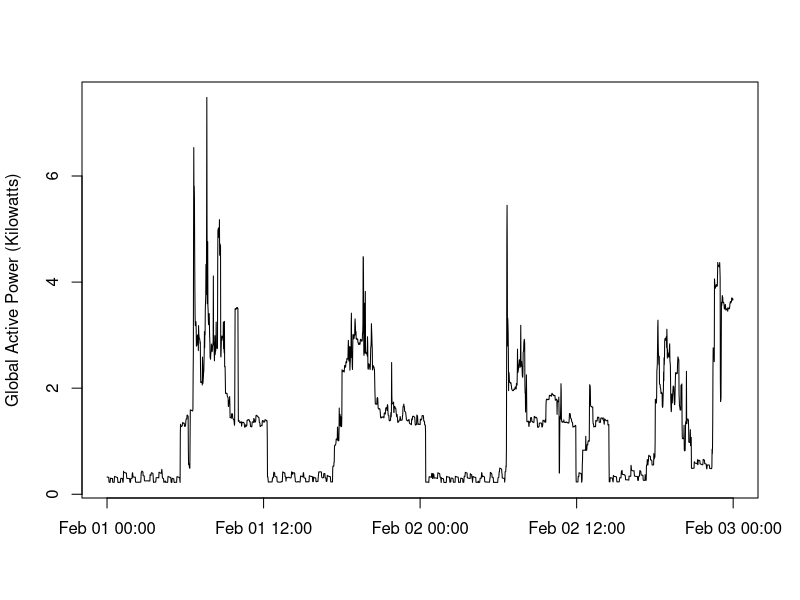

The R source for this figure:
library(readr)    # load the file
household_power_consumption2 <- read_csv("household_power_consumption2.csv")
data<- household_power_consumption2 # save it in my "data"

Sys.Date() # search what kind of date we're using
Sys.time()

date<-as.character(data$Date) # we select the first column because it contains the variable date
date1<- as.Date(date,format="%d/%m/%Y")
date2<- paste(date1,data$Time)
date3<- as.POSIXct(date2) 

Sys.Date() # search what kind of date we're using
Sys.time()

date<-as.character(data$Date) # we select the first column because it contains the variable date
date1<- as.Date(date,format="%d/%m/%Y")
date2<- paste(date1,data$Time)
date3<- as.POSIXct(date2) 

plot(date3,data$Global_active_power,type = "l", 
     ylab = "Global Active Power (Kilowatts)", xlab = "") # make the plot
dev.copy(png,file="plot2.png",width = 480, height = 480)
dev.off()